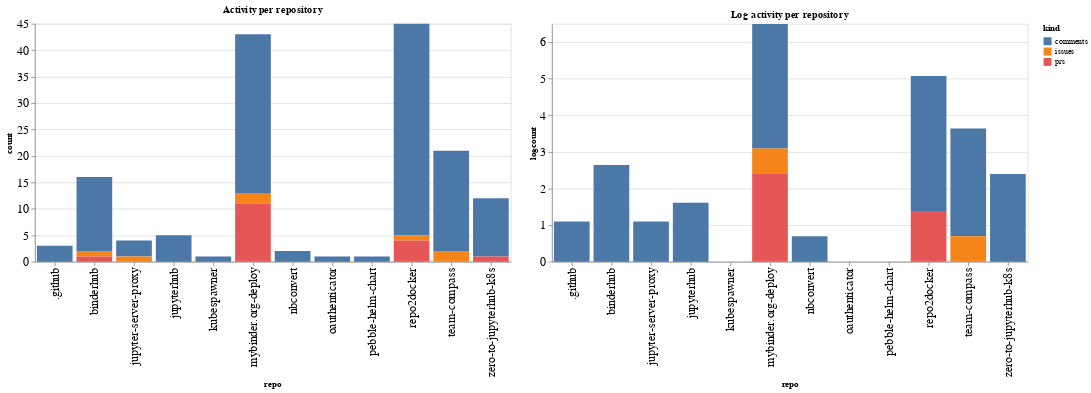

Notebook source saved alongside this figure:
### Code cell
ch1 = alt.Chart(repo_summaries, width=600, title="Activity per repository").mark_bar().encode(
    x='repo',
    y='count',
    color='kind',
    tooltip="kind"
)

ch2 = alt.Chart(repo_summaries, width=600, title="Log activity per repository").mark_bar().encode(
    x='repo',
    y='logcount',
    color='kind',
    tooltip="kind"
)

ch1 | ch2

### Figure 1 — Vega-Lite specification as saved in the notebook (floating-point values rounded to 4 significant figures)
{"config": {"axisLeft": {"labelFontSize": 15}, "axisBottom": {"labelFontSize": 15}}, "hconcat": [{"mark": "bar", "encoding": {"color": {"type": "nominal", "field": "kind"}, "tooltip": {"type": "nominal", "field": "kind"}, "x": {"type": "nominal", "field": "repo"}, "y": {"type": "quantitative", "field": "count"}}, "title": "Activity per repository", "width": 600}, {"mark": "bar", "encoding": {"color": {"type": "nominal", "field": "kind"}, "tooltip": {"type": "nominal", "field": "kind"}, "x": {"type": "nominal", "field": "repo"}, "y": {"type": "quantitative", "field": "logcount"}}, "title": "Log activity per repository", "width": 600}], "data": {"name": "data-c36b354aecc9109b9f741bc26f93e9e4"}, "$schema": "https://vega.github.io/schema/vega-lite/v4.8.1.json", "datasets": {"data-c36b354aecc9109b9f741bc26f93e9e4": [{"repo": ".github", "kind": "comments", "count": 3, "logcount": 1.099}, {"repo": "binderhub", "kind": "comments", "count": 14, "logcount": 2.639}, {"repo": "binderhub", "kind": "issues", "count": 1, "logcount": 0.0}, {"repo": "binderhub", "kind": "prs", "count": 1, "logcount": 0.0}, {"repo": "jupyter-server-proxy", "kind": "comments", "count": 3, "logcount": 1.099}, {"repo": "jupyter-server-proxy", "kind": "issues", "count": 1, "logcount": 0.0}, {"repo": "jupyterhub", "kind": "comments", "count": 5, "logcount": 1.609}, {"repo": "kubespawner", "kind": "comments", "count": 1, "logcount": 0.0}, {"repo": "mybinder.org-deploy", "kind": "comments", "count": 30, "logcount": 3.401}, {"repo": "mybinder.org-deploy", "kind": "issues", "count": 2, "logcount": 0.6931}, {"repo": "mybinder.org-deploy", "kind": "prs", "count": 11, "logcount": 2.398}, {"repo": "nbconvert", "kind": "comments", "count": 2, "logcount": 0.6931}, {"repo": "oauthenticator", "kind": "comments", "count": 1, "logcount": 0.0}, {"repo": "pebble-helm-chart", "kind": "comments", "count": 1, "logcount": 0.0}, {"repo": "repo2docker", "kind": "comments", "count": 40, "logcount": 3.689}, {"repo": "repo2docker", "kind": "issues", "count": 1, "logcount": 0.0}, {"repo": "repo2docker", "kind": "prs", "count": 4, "logcount": 1.386}, {"repo": "team-compass", "kind": "comments", "count": 19, "logcount": 2.944}, {"repo": "team-compass", "kind": "issues", "count": 2, "logcount": 0.6931}, {"repo": "zero-to-jupyterhub-k8s", "kind": "comments", "count": 11, "logcount": 2.398}, {"repo": "zero-to-jupyterhub-k8s", "kind": "prs", "count": 1, "logcount": 0.0}]}}
